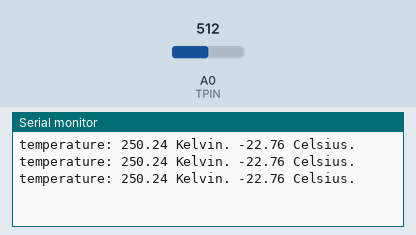
Recording of a sketch running on a simulated Arduino Uno, built with avr-gcc and run on an emulated ATmega328P. Shown: the last lines printed to the serial monitor. The test bench sets the inputs (shaded band); at power-on: A0 (TPIN) = 512.

Above: at 1.8 s.
1.9 s: A0 (TPIN) set to 716
At 2.4 s:
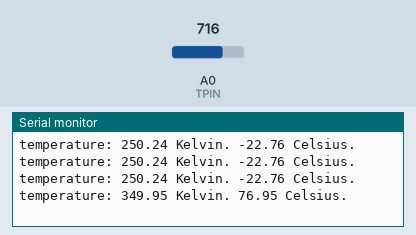
3.4 s: A0 (TPIN) set to 900
At 3.9 s:
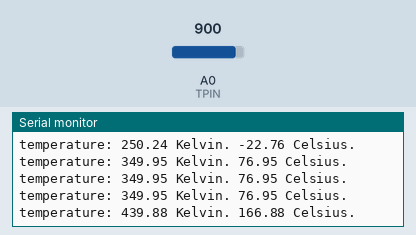
Timing chart, 0 to 6.4 s (numbered marks = the images above; inputs shaded):
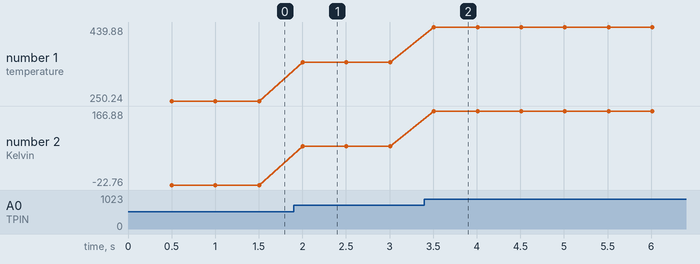

The sketch:

Arduino_LM335.ino
```cpp
#define TPIN A0
uint16_t adc_read;
float temp;
void setup() {
  // put your setup code here, to run once:
  Serial.begin(9600);
  pinMode(A0, INPUT);
}

void loop() {
  // put your main code here, to run repeatedly:
  delay(500);
  adc_read = analogRead(TPIN);
  temp = (adc_read * 5.0/1023.0) / 0.01;
  Serial.print("temperature: ");
  Serial.print(temp);
  Serial.print(" Kelvin. ");
  Serial.print(temp-273);
  Serial.print(" Celsius.");
  Serial.println();
}
```

Measured:
- after the input at 1.9 s, the serial monitor: prints a new line after 0.10 s (image 1)
- after the input at 3.4 s, the serial monitor: prints a new line after 0.11 s (image 2)
- plotted number 1: 250.24 → 349.95 after the input at 1.9 s, 349.95 → 439.88 after the input at 3.4 s
- plotted number 2: -22.76 → 76.95 after the input at 1.9 s, 76.95 → 166.88 after the input at 3.4 s
